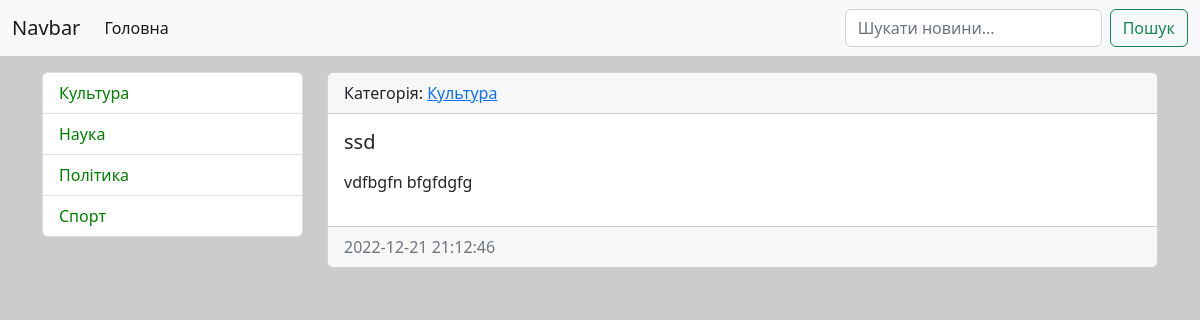
/news/12/, run on the app's committed database.
### news/models.py (models this page shows, shortened)
class Category(models.Model):
    title = models.CharField(max_length=150, db_index=True, verbose_name='Назва категорії')
    def get_absolute_url(self):
        return reverse(viewname='category', kwargs={'category_id': self.pk})
    class Meta:
        verbose_name = 'Категорія'
        verbose_name_plural = 'Категорії'
        ordering = ['title']

class News(models.Model):
    title = models.CharField(max_length=150, verbose_name='Найменування')
    content = models.TextField(blank=True, verbose_name='Контент')
    created_at = models.DateTimeField(auto_now_add=True, verbose_name='Дата публікації')
    updated_at = models.DateTimeField(auto_now=True, verbose_name='Оновлено')
    photo = models.ImageField(upload_to='photos/%Y/%m/%d/', verbose_name='Світлина', blank=True)
    is_published = models.BooleanField(default=True, verbose_name='Чи опубліковано?')
    category = models.ForeignKey('Category', on_delete=models.PROTECT, null=True, verbose_name='Категорія')
    class Meta:
        verbose_name = 'Новина'
        verbose_name_plural = 'Новини'
        ordering = ['-created_at']

### news/views.py (the view)
class ViewNews(DetailView):
    model = News
    context_object_name = 'news_item'

### news/templatetags/news_tags.py (called while the page is built)
@register.inclusion_tag('news/list_categories.html')
def show_categories():
    categories = Category.objects.all()
    return {'categories': categories}

### news/templates/news/news_detail.html (shortened to what this page needs)
{% extends 'base.html' %}
{% block sidebar %}
{% include 'inc/_sidebar.html' %}
{% endblock %}
{% block content %}
<div class="card mb-3">
  <div class="card-header">
    Категорія: <a href="{{ news_item.category.get_absolute_url }}">{{ news_item.category.title }}</a>
  </div>
  <div class="card-body">
    <div class="media">
      <div class="media-body">
        <h5 class="card-title">{{ news_item.title }}</h5>
        <p class="card-text">{{ news_item.content|safe|linebreaks }}</p>
      </div>
    </div>
  </div>
  <div class="card-footer text-muted">
    {{ news_item.created_at|date:"Y-m-d H:m:s" }}
  </div>
</div>
{% endblock %}

### news/templates/news/list_categories.html
<div class="list-group">
    {% for item in categories %}
    <a href="{{ item.get_absolute_url }}" class="list-group-item list-group-item-action">{{ item.title }}</a>
    {% endfor %}
</div>

### news/static/news/style.css (style rules this page uses)
body { background-color: #ccc; }
.list-group-item.list-group-item-action { color: green; }

### data on the page
Category: title "Культура"
Category: title "Наука"
Category: title "Політика"
Category: title "Спорт"
News: category "Культура", title "ssd", content "vdfbgfn bfgfdgfg", created_at "2022-12-21 21:12:46"
